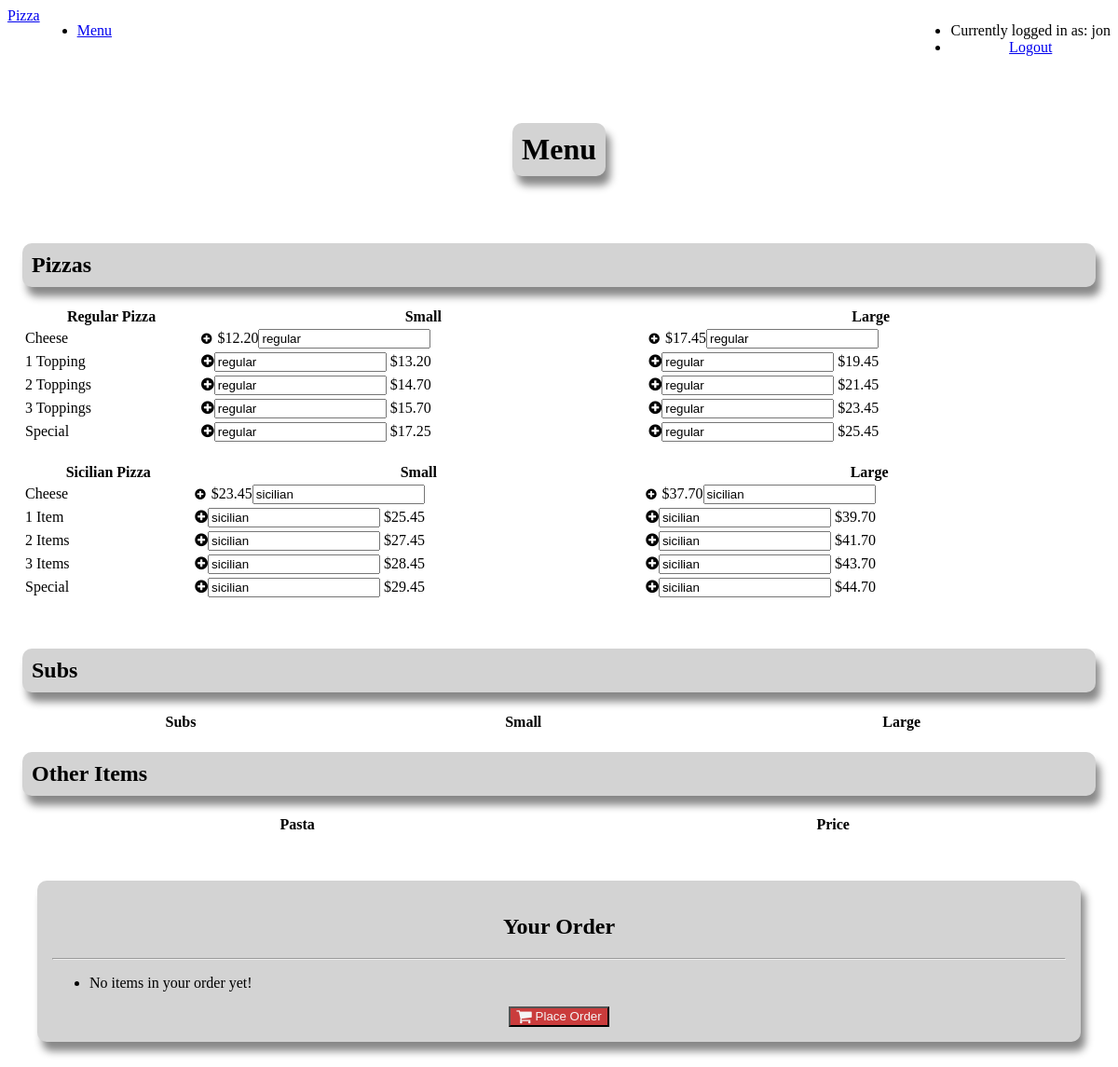
Page / (signed in) on the earlier database version.
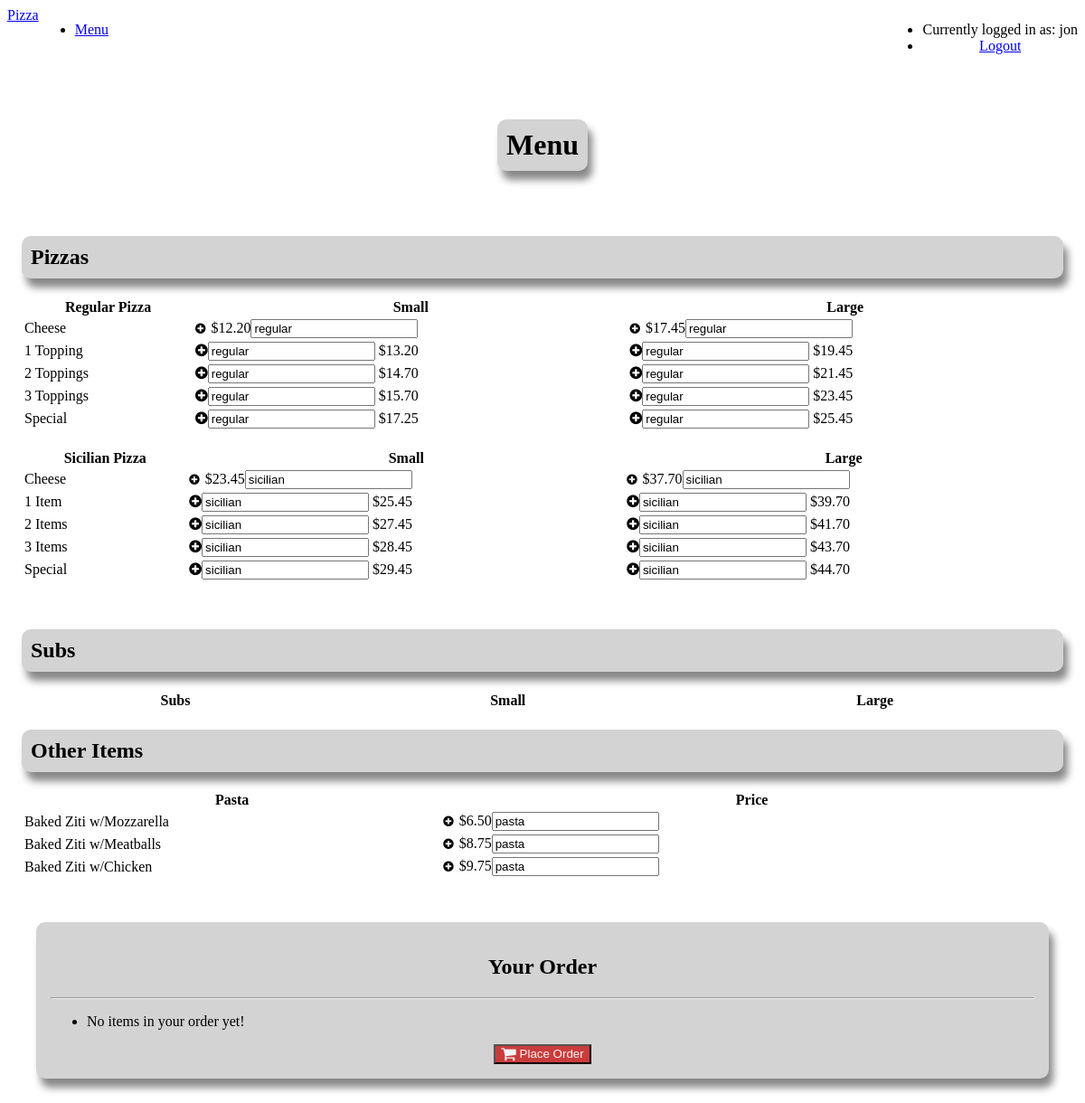
Same page on the later database version.
### orders/models.py (models this page shows, shortened)
class Regular(models.Model):
    choice = models.ForeignKey(Choice, on_delete=models.CASCADE) # Number of toppings
    size = models.ForeignKey(Size, on_delete=models.CASCADE)
    price = models.DecimalField(max_digits=5, decimal_places=2)

class Choice(models.Model):
    name = models.CharField(max_length=64)
    def __str__(self):
        return self.name

class Sicilian(models.Model):
    choice = models.ForeignKey(Choice, on_delete=models.CASCADE) # Number of topping
    size = models.ForeignKey(Size, on_delete=models.CASCADE)
    price = models.DecimalField(max_digits=5, decimal_places=2)

class Pasta(models.Model):
    name = models.CharField(max_length=64)
    price = models.DecimalField(max_digits=5, decimal_places=2)
    def __str__(self):
        return self.name

### orders/views.py (the view)
# urls.py: path("", views.index, name="index"),
def index(request):
    if not request.user.is_authenticated:
        return render(request, "orders/login.html", {"message": None})
    disabled = "disabled"
    try:
        cart = Cart.objects.get(user=request.user, ordered=False)
        disabled = ""
    except Cart.DoesNotExist:
        cart = Cart.objects.create(user=request.user)
    total = Decimal(0)
    for item in cart.regulars.all():
        total += item.regular.price
    for item in cart.sicilians.all():
        total += item.sicilian.price
    for item in cart.pastas.all():
        total += item.price
    context = {
        "regulars": Regular.objects.all(),
        "sicilians": Sicilian.objects.all(),
        "pastas": Pasta.objects.all(),
        "subs": Sub.objects.all(),
        "toppings": Topping.objects.all(),
        "sub_toppings": SubTopping.objects.all(),
        "cart_regulars": cart.regulars.all(),
        "cart_sicilians": cart.sicilians.all(),
        "cart_pastas":cart.pastas.all(),
        "total": total,
        "user": request.user
    }
    return render(request, "orders/index.html", context)

### orders/models.py (called while the page is built)
    def __str__(self):
        return self.name

    def __str__(self):
        return self.name

### orders/templates/orders/index.html (shortened to what this page needs)
{% extends "orders/base.html" %}
{% block body %}
    <div class="navl pure-menu pure-menu-horizontal">
      <a href="#" class="left pure-menu-heading pure-menu-link">Pizza</a>
      <ul class="pure-menu-list left">
          <li class="pure-menu-item"><a href="{% url 'index' %}" class="pure-menu-link">Menu</a></li>
      </ul>
      <ul class="pure-menu-list right">
          <li class="pure-menu-item"><a class="pure-menu-disabled">Currently logged in as: {{ user.username }}</a></li>
          <li class="pure-menu-item"><a href="{% url 'logout' %}" class="pure-menu-link">Logout</a></li>
      </ul>
    </div>
    <div class="pure-u-1">
      <div class="l-box center">
        <h1 id="title">Menu</h1>
      </div>
    </div>
    <div class="pure-g">
    <div class="pure-u-1-3 menu">
      <div class="l-box">
        <h2 class="heading">Pizzas</h2>
      <table class="pure-table pure-table-bordered">
        <thead>
            <tr>
                <th>Regular Pizza</th>
                <th>Small</th>
                <th>Large</th>
            </tr>
        </thead>
        <tbody>
          {% for regular in regulars %}
          {% if regular.size|stringformat:"s" == "Small" %}
          <tr>
                <td>{{ regular.choice }}</td>
                {% if regular.choice|stringformat:"s" == "Cheese" %}
                <td><form action="{% url 'order' %}" method="post">{% csrf_token %}<button class="btn circle" type="submit" name="order" value="{{regular.id}}"/><i class="fa fa-plus-circle plus"></i></button>${{ regular.price }}<input class="hidden" type="text" name="type" value="regular"></form></td>
                {% else %}
                <td><i class="fa fa-plus-circle plus add" id="{{regular.id}}"><input class="hidden" type="text" name="{{ regular.choice }}" value="regular"></i> ${{ regular.price }}</td>
                {% endif %}
          {% elif regular.size|stringformat:"s" == "Large" %}
            {% if regular.choice|stringformat:"s" == "Cheese" %}
            <td><form action="{% url 'order' %}" method="post">{% csrf_token %}<button class="btn circle" type="submit" name="order" value="{{regular.id}}" /><i class="fa fa-plus-circle plus"></i></button>${{ regular.price }}<input class="hidden" type="text" name="type" value="regular"></form></td>
            {% else %}
            <td><i class="fa fa-plus-circle plus add" id="{{regular.id}}"><input class="hidden" type="text" name="{{ regular.choice }}" value="regular"></i> ${{ regular.price }}</td>
            {% endif %}
          </tr>
          {% endif %}
          {% endfor %}
        </tbody>
    </table>
    <br>
    <table class="pure-table pure-table-bordered">
      <thead>
          <tr>
              <th>Sicilian Pizza</th>
              <th>Small</th>
              <th>Large</th>
          </tr>
      </thead>
      <tbody>
        {% for sicilian in sicilians %}
        {% if sicilian.size|stringformat:"s" == "Small" %}
          <tr>
              <td>{{ sicilian.choice }}</td>
              {% if sicilian.choice|stringformat:"s" == "Cheese" %}
              <td><form action="{% url 'order' %}" method="post">{% csrf_token %}<button class="btn circle" type="submit" name="order" value="{{sicilian.id}}" /><i class="fa fa-plus-circle plus"></i></button>${{ sicilian.price }}<input class="hidden" type="text" name="type" value="sicilian"></form></td>
              {% else %}
              <td><i class="fa fa-plus-circle plus add" id="{{sicilian.id}}"><input class="hidden" type="text" name="{{ sicilian.choice }}" value="sicilian"></i> ${{ sicilian.price }}</td>
              {% endif %}
        {% elif sicilian.size|stringformat:"s" == "Large" %}
              {% if sicilian.choice|stringformat:"s" == "Cheese" %}
              <td><form action="{% url 'order' %}" method="post">{% csrf_token %}<button class="btn circle" type="submit" name="order" value="{{sicilian.id}}" /><i class="fa fa-plus-circle plus"></i></button>${{ sicilian.price }}<input class="hidden" type="text" name="type" value="sicilian"></form></td>
              {% else %}
              <td><i class="fa fa-plus-circle plus add" id="{{sicilian.id}}"><input class="hidden" type="text" name="{{ sicilian.choice }}" value="sicilian"></i> ${{ sicilian.price }}</td>
              {% endif %}
          </tr>
        {% endif %}
        {% endfor %}
      </tbody>
    </table>
      </div>
    </div>
    <div class="pure-u-1-3 menu">
  <div class="l-box">
    <h2 class="heading">Subs</h2>
    <table class="pure-table pure-table-bordered">
      <thead>
          <tr>
              <th>Subs</th>
              <th>Small</th>
              <th>Large</th>
          </tr>
      </thead>
    </table>
    <h2 class="heading">Other Items</h2>
    <table class="pure-table pure-table-bordered">
      <thead>
          <tr>
              <th>Pasta</th>
              <th>Price</th>
          </tr>
      </thead>
      <tbody>
        {% for pasta in pastas %}
          <tr>
              <td>{{ pasta }}</td>
              <td><form action="{% url 'order' %}" method="post">{% csrf_token %}<button class="btn circle" type="submit" name="order" value="{{pasta.id}}" /><i class="fa fa-plus-circle plus"></i></button>${{ pasta.price }}<input class="hidden" type="text" name="type" value="pasta"></form></td>
          </tr>
        {% endfor %}
      </tbody>
    </table>
  </div>
</div>
<div class="pure-u-1-3">
  <div class="l-box order">
    <h2 id="cart">Your Order</h2>
    <hr>
    <ul>
      {% if cart_regulars or cart_sicilians or cart_pastas %}
      {% for regular in cart_regulars %}
      <li>1 {{regular}}</li>
      {% endfor %}
      {% for sicilian in cart_sicilians %}
      <li>1 {{sicilian}}</li>
      {% endfor %}
      {% for pasta in cart_pastas %}
      <li>1 {{pasta}}</li>
      {% endfor %}
      {% else %}
      <li> No items in your order yet! </li>
      {% endif %}
    </ul>
    <div class="center">
      <form action="{% url 'checkout' %}" method="get">{% csrf_token %}
        <button class="pure-button button-red" type="submit" href="#" {{disabled}}><i class="fa fa-shopping-cart fa-lg"></i> Place Order</button>
      </form>
    </div>
  </div>
</div>
{% endblock %}

### orders/templates/orders/base.html (shortened to what this page needs)
{% load static %}
<!DOCTYPE html>
<html lang="en" dir="ltr">
  <head>
    <link rel="stylesheet" href="https://unpkg.com/purecss@1.0.1/build/pure-min.css">
    <link rel="stylesheet" href="https://unpkg.com/purecss@1.0.1/build/grids-responsive-min.css">
    <link rel="stylesheet" href="https://cdnjs.cloudflare.com/ajax/libs/font-awesome/4.7.0/css/font-awesome.min.css">
    <link rel="stylesheet" href="{% static 'orders/styles.css' %}"/>
  </head>
  <body>
    {% block body %}
    {% endblock %}
  </body>
</html>

### orders/static/orders/styles.css (style rules this page uses)
body { background-image: url(https://images.unsplash.com/photo-1534308983496-4fabb1a015ee?ixlib=rb-1.2.1&ixid=eyJhcHBfaWQiOjEyMDd9&auto=format&fit=crop&w=1955&q=80); background-position: top; }
table { background-color: #fff; width: 100%; border-radius: 10px; }
thead { border-radius: 10px; }
.navl { list-style-type: none; margin: 0; padding: 0; overflow: hidden; background-color: #fff; }
.l-box { padding: 1em; }
.order { margin: 2em; background-color: lightgrey; border-radius: 10px; box-shadow: 5px 10px 8px #888888; }
#title { border-radius: 10px; background-color: lightgrey; box-shadow: 5px 10px 8px #888888; width: -moz-fit-content; width: -webkit-fit-content; width: fit-content; margin: auto; margin-top: 40px; margin-bottom: 20px; padding: 10px; }
.heading { border-radius: 10px; background-color: lightgrey; box-shadow: 5px 10px 8px #888888; padding: 10px; }
#cart { text-align: center; justify-content: center; }
.button-red { background: rgb(202, 60, 60); color: whitesmoke; }
.right { text-align: center; }
.center { text-align: center; }
.left { float: left; }
.right { float: right; }
.circle { -moz-appearance: none; -webkit-appearance: none; background-color: #fff; border: none; outline: none; margin-left: -6px; }

Differences in the rows shown:
added Pasta: name "Baked Ziti w/Mozzarella", {{ pasta.id }} 1 (drawn), price "6.50"
added Pasta: name "Baked Ziti w/Meatballs", {{ pasta.id }} 2 (drawn), price "8.75"
added Pasta: name "Baked Ziti w/Chicken", {{ pasta.id }} 3 (drawn), price "9.75"
